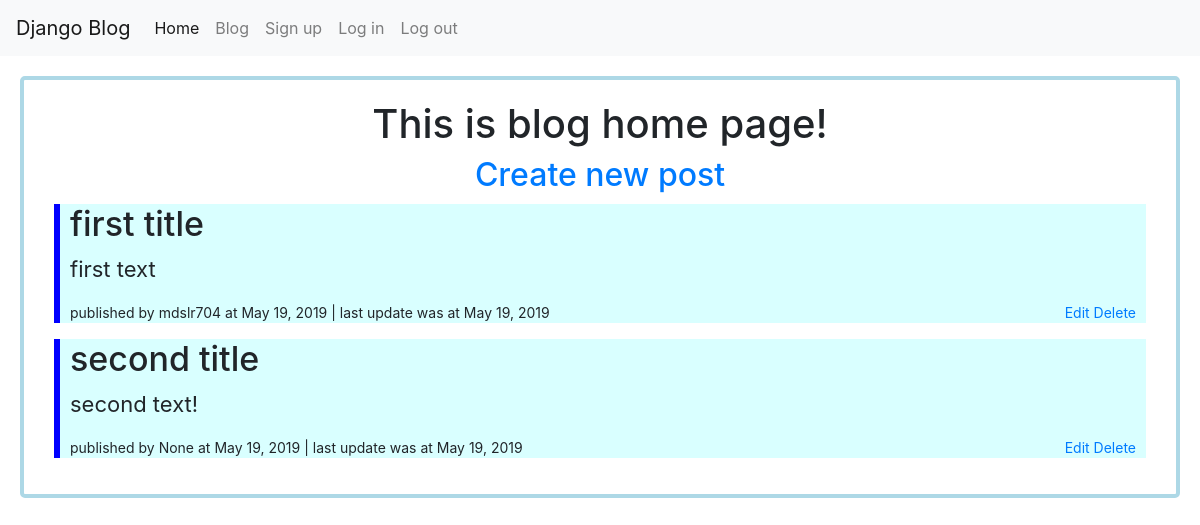
/blog/, run on an earlier commit of the app's database.
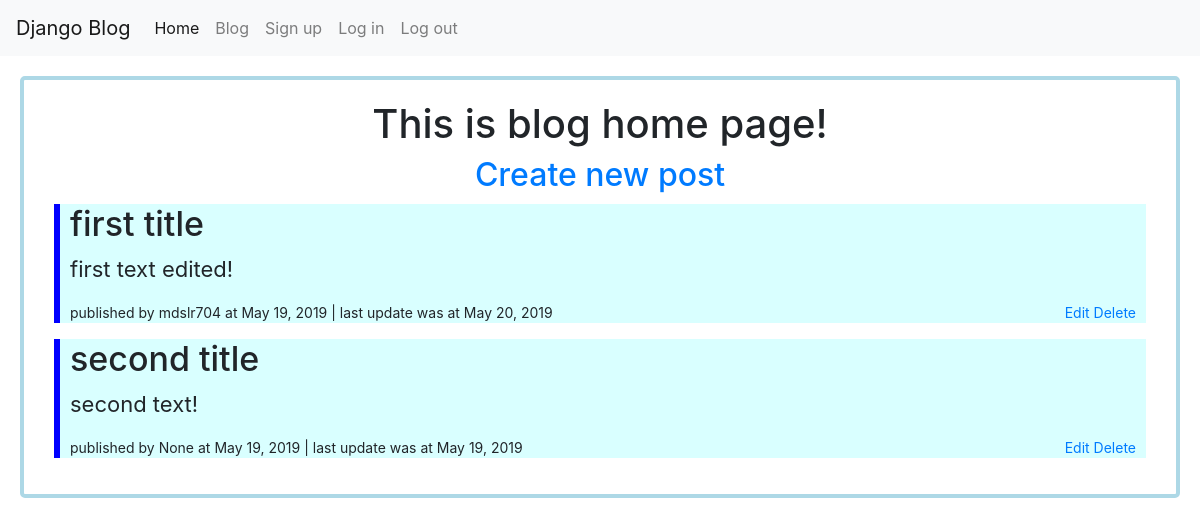
And on a later commit of the database.
### blog/models.py (models this page shows, shortened)
class Blog_post (models.Model):
    title = models.CharField(max_length = 50)
    text = models.TextField()
    release_date = models.DateField(auto_now=False, auto_now_add=True)
    update_date = models.DateField(auto_now=True, auto_now_add=False)
    author = models.ForeignKey(User, on_delete=models.SET_NULL, blank=True, null=True)
    id = models.AutoField(primary_key=True)

### blog/views.py (the view)
# urls.py: path('',views.homepage),
def homepage (request):
    qs = Blog_post.objects.all()
    return render (request,'bloghomepage.html',{'posts' : qs})

### templates/bloghomepage.html
{%extends "base.html"%}
{%block content%}
<h1 style="text-align:center;">This is blog home page!</h1>
<h2 style="text-align:center;"><a href="newpost/"> Create new post</a></h2>
{%for post in posts%}
  <div style="border-left: 6px solid blue; background-color:rgb(179, 255, 255, 0.5); padding-left: 10px ; ; margin: 10px ;">
    <b><h3 style="font-size: 34px">{{post.title}}</h3></b>
    <p style="font-size: 22px">{{post.text}}</p>
    <p style="font-size: 14px">published by {{post.author}} at {{post.release_date}} | last update was at {{post.update_date}}
    <span style="float:right;padding-right:10px;"><a href="{{post.id}}/edit/">Edit</a> <a href="{{post.id}}/delete/">Delete</a></span></p>
  </div>
{%endfor%}
{%endblock%}

What changed in the data, as far as the page shows it:
changed Blog_post "first title": text "first text" → "first text edited!"; update_date "May 19, 2019" → "May 20, 2019"
